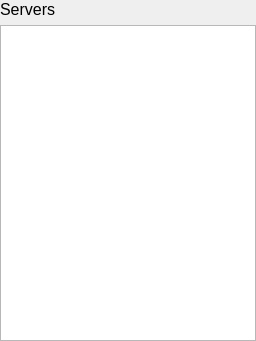
<?xml version="1.0" encoding="UTF-8"?>
<ui version="4.0">
 <class>Form</class>
 <widget class="QWidget" name="Form">
  <property name="geometry">
   <rect>
    <x>0</x>
    <y>0</y>
    <width>256</width>
    <height>341</height>
   </rect>
  </property>
  <property name="sizePolicy">
   <sizepolicy hsizetype="Expanding" vsizetype="Expanding">
    <horstretch>0</horstretch>
    <verstretch>0</verstretch>
   </sizepolicy>
  </property>
  <property name="minimumSize">
   <size>
    <width>256</width>
    <height>0</height>
   </size>
  </property>
  <property name="maximumSize">
   <size>
    <width>256</width>
    <height>16777215</height>
   </size>
  </property>
  <property name="windowTitle">
   <string>Form</string>
  </property>
  <widget class="QWidget" name="serverListBackground" native="true">
   <property name="geometry">
    <rect>
     <x>0</x>
     <y>0</y>
     <width>256</width>
     <height>341</height>
    </rect>
   </property>
   <property name="sizePolicy">
    <sizepolicy hsizetype="Expanding" vsizetype="Expanding">
     <horstretch>0</horstretch>
     <verstretch>0</verstretch>
    </sizepolicy>
   </property>
   <property name="minimumSize">
    <size>
     <width>256</width>
     <height>0</height>
    </size>
   </property>
   <property name="maximumSize">
    <size>
     <width>16777215</width>
     <height>16777215</height>
    </size>
   </property>
   <property name="layoutDirection">
    <enum>Qt::LeftToRight</enum>
   </property>
   <layout class="QVBoxLayout" name="downloadLayout_2">
    <property name="leftMargin">
     <number>0</number>
    </property>
    <property name="topMargin">
     <number>0</number>
    </property>
    <property name="rightMargin">
     <number>0</number>
    </property>
    <property name="bottomMargin">
     <number>0</number>
    </property>
    <item>
     <widget class="QLabel" name="serverListHeader">
      <property name="sizePolicy">
       <sizepolicy hsizetype="Minimum" vsizetype="Minimum">
        <horstretch>0</horstretch>
        <verstretch>0</verstretch>
       </sizepolicy>
      </property>
      <property name="font">
       <font>
        <pointsize>12</pointsize>
       </font>
      </property>
      <property name="text">
       <string>Servers</string>
      </property>
     </widget>
    </item>
    <item>
     <widget class="QListWidget" name="serverList">
      <property name="enabled">
       <bool>true</bool>
      </property>
      <property name="sizePolicy">
       <sizepolicy hsizetype="Fixed" vsizetype="Expanding">
        <horstretch>0</horstretch>
        <verstretch>0</verstretch>
       </sizepolicy>
      </property>
      <property name="minimumSize">
       <size>
        <width>256</width>
        <height>0</height>
       </size>
      </property>
      <property name="maximumSize">
       <size>
        <width>256</width>
        <height>16777215</height>
       </size>
      </property>
      <property name="baseSize">
       <size>
        <width>64</width>
        <height>0</height>
       </size>
      </property>
     </widget>
    </item>
   </layout>
  </widget>
 </widget>
 <resources/>
 <connections/>
</ui>
